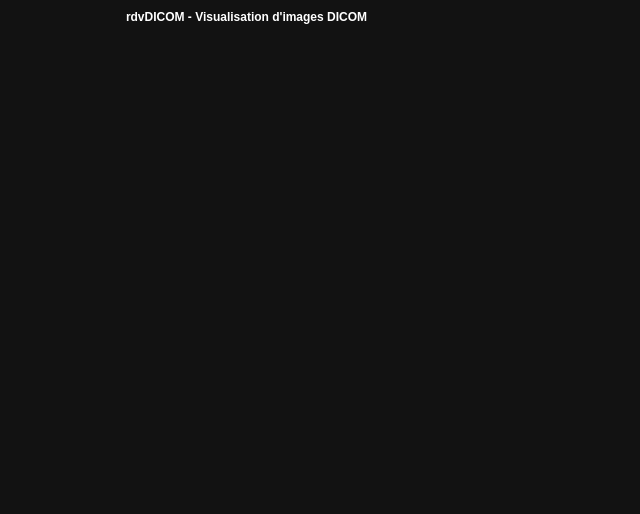
<?xml version="1.0" encoding="UTF-8"?>
<ui version="4.0">
 <class>GUIFrame</class>
 <widget class="QFrame" name="GUIFrame">
  <property name="geometry">
   <rect>
    <x>0</x>
    <y>0</y>
    <width>640</width>
    <height>514</height>
   </rect>
  </property>
  <property name="windowTitle">
   <string>rdvDICOM</string>
  </property>
  <property name="styleSheet">
   <string notr="true">#minimizeButton
{
    image: url(:/img/minimize-button1.png);
}

#minimizeButton, #maximizeButton
{
    background-color: transparent;
    border-radius: 0px;
}

#minimizeButton:hover, #maximizeButton:hover
{
    border-style: none;
    background-color:  rgba(128, 128, 128, 0.5);
}

#minimizeButton:pressed, #maximizeButton:pressed
{
  	border-style: none;
	background-color: rgba(128, 128, 128, 0.6);
}

#closeButton
 {
    image: url(:/img/close-button1.png);
    background-color: transparent;
    border-radius: 0px;
}

#closeButton:hover {
    image: url(:/img/close-button2.png);
    border-style: none;
    background-color: #e81123;
}

#closeButton:pressed {
    image: url(:/img/close-button1.png);
    border-style: none;
    background-color: #8c0a15;
}

#labelTitle
{
    font-weight: bold;
    color:  white;
}

#GUIFrame
{
	background-color: #121212;
}

#widgetTopBar
{
	background-color: #121212;
}

#icon
{
	margin-top: 5px;
	margin-right:5px;
	margin-bottom:5px;
}

QScrollBar:vertical {
    background: #2f3136;
    width: 5px;
    margin: 0;
}

QScrollBar::handle:vertical {
    background: #888;
}

QScrollBar::handle:hover:vertical {
  background: #555;
}

QScrollBar::add-line:vertical {
    height: 0px;
}

QScrollBar::sub-line:vertical {
    height: 0px;
}

QScrollBar::add-page:vertical, QScrollBar::sub-page:vertical {
    height: 0px;
    background: none;
}
QMenuBar
{
    background-color: #bb86fc;
    color : white;
}

QMenu
{
    background-color:#2a2a2c;
    color : white;
}

QMenuBar::item:selected,
QMenu::item:selected {
	background-color:  rgba(128, 128, 128, 0.5);
}
</string>
  </property>
  <property name="lineWidth">
   <number>0</number>
  </property>
  <layout class="QVBoxLayout" name="verticalLayout">
   <property name="spacing">
    <number>0</number>
   </property>
   <property name="leftMargin">
    <number>0</number>
   </property>
   <property name="topMargin">
    <number>0</number>
   </property>
   <property name="rightMargin">
    <number>0</number>
   </property>
   <property name="bottomMargin">
    <number>0</number>
   </property>
   <item>
    <widget class="QWidget" name="widgetTopBar" native="true">
     <property name="minimumSize">
      <size>
       <width>0</width>
       <height>34</height>
      </size>
     </property>
     <property name="maximumSize">
      <size>
       <width>16777215</width>
       <height>34</height>
      </size>
     </property>
     <layout class="QHBoxLayout" name="horizontalLayout">
      <property name="spacing">
       <number>6</number>
      </property>
      <property name="leftMargin">
       <number>0</number>
      </property>
      <property name="topMargin">
       <number>0</number>
      </property>
      <property name="rightMargin">
       <number>0</number>
      </property>
      <property name="bottomMargin">
       <number>0</number>
      </property>
      <item>
       <layout class="QHBoxLayout" name="topBarLayout">
        <property name="spacing">
         <number>6</number>
        </property>
        <property name="sizeConstraint">
         <enum>QLayout::SizeConstraint::SetDefaultConstraint</enum>
        </property>
        <property name="leftMargin">
         <number>9</number>
        </property>
        <property name="rightMargin">
         <number>9</number>
        </property>
        <item>
         <widget class="QLabel" name="icon">
          <property name="text">
           <string/>
          </property>
          <property name="pixmap">
           <pixmap>:/res/icon_small.png</pixmap>
          </property>
          <property name="wordWrap">
           <bool>false</bool>
          </property>
         </widget>
        </item>
        <item>
         <layout class="QHBoxLayout" name="layoutMenu">
          <property name="spacing">
           <number>0</number>
          </property>
          <property name="sizeConstraint">
           <enum>QLayout::SizeConstraint::SetMinimumSize</enum>
          </property>
          <property name="topMargin">
           <number>8</number>
          </property>
         </layout>
        </item>
        <item>
         <spacer name="horizontalSpacer_2">
          <property name="orientation">
           <enum>Qt::Orientation::Horizontal</enum>
          </property>
          <property name="sizeHint" stdset="0">
           <size>
            <width>40</width>
            <height>20</height>
           </size>
          </property>
         </spacer>
        </item>
        <item>
         <widget class="QLabel" name="labelTitle">
          <property name="text">
           <string>rdvDICOM - Visualisation d'images DICOM</string>
          </property>
         </widget>
        </item>
        <item>
         <spacer name="horizontalSpacer">
          <property name="orientation">
           <enum>Qt::Orientation::Horizontal</enum>
          </property>
          <property name="sizeHint" stdset="0">
           <size>
            <width>40</width>
            <height>20</height>
           </size>
          </property>
         </spacer>
        </item>
        <item>
         <widget class="QPushButton" name="minimizeButton">
          <property name="sizePolicy">
           <sizepolicy hsizetype="Fixed" vsizetype="Fixed">
            <horstretch>0</horstretch>
            <verstretch>0</verstretch>
           </sizepolicy>
          </property>
          <property name="minimumSize">
           <size>
            <width>49</width>
            <height>30</height>
           </size>
          </property>
          <property name="maximumSize">
           <size>
            <width>49</width>
            <height>30</height>
           </size>
          </property>
          <property name="focusPolicy">
           <enum>Qt::FocusPolicy::NoFocus</enum>
          </property>
          <property name="contextMenuPolicy">
           <enum>Qt::ContextMenuPolicy::NoContextMenu</enum>
          </property>
          <property name="toolTip">
           <string>Minimize</string>
          </property>
          <property name="iconSize">
           <size>
            <width>34</width>
            <height>26</height>
           </size>
          </property>
         </widget>
        </item>
        <item>
         <widget class="QPushButton" name="maximizeButton">
          <property name="sizePolicy">
           <sizepolicy hsizetype="Fixed" vsizetype="Fixed">
            <horstretch>0</horstretch>
            <verstretch>0</verstretch>
           </sizepolicy>
          </property>
          <property name="minimumSize">
           <size>
            <width>49</width>
            <height>30</height>
           </size>
          </property>
          <property name="maximumSize">
           <size>
            <width>49</width>
            <height>30</height>
           </size>
          </property>
          <property name="focusPolicy">
           <enum>Qt::FocusPolicy::NoFocus</enum>
          </property>
          <property name="contextMenuPolicy">
           <enum>Qt::ContextMenuPolicy::NoContextMenu</enum>
          </property>
          <property name="toolTip">
           <string>Maximize</string>
          </property>
          <property name="layoutDirection">
           <enum>Qt::LayoutDirection::LeftToRight</enum>
          </property>
          <property name="autoFillBackground">
           <bool>false</bool>
          </property>
          <property name="iconSize">
           <size>
            <width>34</width>
            <height>26</height>
           </size>
          </property>
         </widget>
        </item>
        <item>
         <widget class="QPushButton" name="closeButton">
          <property name="sizePolicy">
           <sizepolicy hsizetype="Fixed" vsizetype="Fixed">
            <horstretch>0</horstretch>
            <verstretch>0</verstretch>
           </sizepolicy>
          </property>
          <property name="minimumSize">
           <size>
            <width>49</width>
            <height>30</height>
           </size>
          </property>
          <property name="maximumSize">
           <size>
            <width>49</width>
            <height>30</height>
           </size>
          </property>
          <property name="focusPolicy">
           <enum>Qt::FocusPolicy::NoFocus</enum>
          </property>
          <property name="contextMenuPolicy">
           <enum>Qt::ContextMenuPolicy::NoContextMenu</enum>
          </property>
          <property name="toolTip">
           <string>Close</string>
          </property>
          <property name="iconSize">
           <size>
            <width>34</width>
            <height>26</height>
           </size>
          </property>
         </widget>
        </item>
       </layout>
      </item>
     </layout>
    </widget>
   </item>
   <item>
    <widget class="QWidget" name="widgetContent" native="true">
     <property name="minimumSize">
      <size>
       <width>640</width>
       <height>480</height>
      </size>
     </property>
     <layout class="QVBoxLayout" name="verticalLayout_2">
      <property name="spacing">
       <number>0</number>
      </property>
      <property name="leftMargin">
       <number>0</number>
      </property>
      <property name="topMargin">
       <number>0</number>
      </property>
      <property name="rightMargin">
       <number>0</number>
      </property>
      <property name="bottomMargin">
       <number>0</number>
      </property>
     </layout>
    </widget>
   </item>
  </layout>
 </widget>
 <layoutdefault spacing="6" margin="11"/>
 <resources>
  <include location="app.qrc"/>
 </resources>
 <connections>
  <connection>
   <sender>minimizeButton</sender>
   <signal>clicked()</signal>
   <receiver>GUIFrame</receiver>
   <slot>onMinimize()</slot>
   <hints>
    <hint type="sourcelabel">
     <x>897</x>
     <y>28</y>
    </hint>
    <hint type="destinationlabel">
     <x>1031</x>
     <y>127</y>
    </hint>
   </hints>
  </connection>
  <connection>
   <sender>maximizeButton</sender>
   <signal>clicked()</signal>
   <receiver>GUIFrame</receiver>
   <slot>onMaximize()</slot>
   <hints>
    <hint type="sourcelabel">
     <x>967</x>
     <y>28</y>
    </hint>
    <hint type="destinationlabel">
     <x>1031</x>
     <y>196</y>
    </hint>
   </hints>
  </connection>
  <connection>
   <sender>closeButton</sender>
   <signal>clicked()</signal>
   <receiver>GUIFrame</receiver>
   <slot>onClose()</slot>
   <hints>
    <hint type="sourcelabel">
     <x>1005</x>
     <y>22</y>
    </hint>
    <hint type="destinationlabel">
     <x>1031</x>
     <y>247</y>
    </hint>
   </hints>
  </connection>
 </connections>
 <slots>
  <slot>onClose()</slot>
  <slot>onMaximize()</slot>
  <slot>onMinimize()</slot>
 </slots>
</ui>
